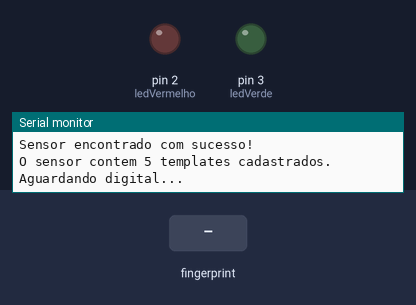
Bench run of a sketch on a simulated Arduino Mega 2560, built with avr-gcc and run on an emulated ATmega2560. On the bench: output pins drawn as LEDs (lit = HIGH), the last lines printed to the serial monitor. The test bench sets the inputs (shaded band).

Above: at 2.3 s.
2.4 s: finger stored as number 1 placed on the sensor
At 3.5 s:
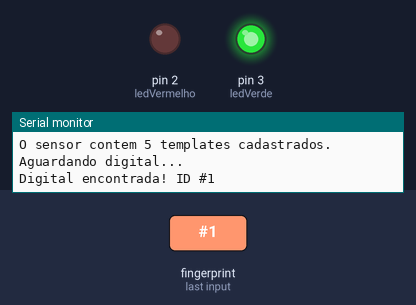
Timing chart, 0 to 6.2 s (numbered marks = the images above; inputs shaded):
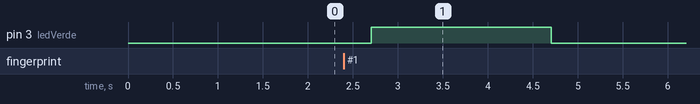

The sketch:

Reconhecimento1.ino
```cpp
#include <Adafruit_Fingerprint.h>

// Definindo os pinos dos LEDs
const int ledVerde = 3;
const int ledVermelho = 2;

// Para Arduino Mega, usamos Serial1 (Pino 19 como RX e Pino 18 como TX)
Adafruit_Fingerprint finger = Adafruit_Fingerprint(&Serial3);

void setup() {
  // Configura a velocidade do monitor serial do computador
  Serial.begin(9600);
  while (!Serial);  // Espera o Serial abrir (necessário para alguns Arduinos)
  delay(100);

  // Configura os pinos dos LEDs como saída
  pinMode(ledVerde, OUTPUT);
  pinMode(ledVermelho, OUTPUT);

  // Garante que começam desligados
  digitalWrite(ledVerde, LOW);
  digitalWrite(ledVermelho, LOW);

  Serial.println("\n\nTeste de Leitor Biometrico (AS608)");

  // Configura a taxa de transmissão do sensor (geralmente 57600)
  finger.begin(57600);

  if (finger.verifyPassword()) {
    Serial.println("Sensor encontrado com sucesso!");
  } else {
    Serial.println("Sensor nao encontrado :(");
    while (1) { delay(1); }
  }

  finger.getTemplateCount();
  Serial.print("O sensor contem "); Serial.print(finger.templateCount); Serial.println(" templates cadastrados.");
  Serial.println("Aguardando digital...");
}

void loop() {
  // Tenta ler a digital. Se retornar FINGERPRINT_OK, a digital foi encontrada.
  int resultado = getFingerprintIDez();

  if (resultado >= 0) {
    // DIGITAL RECONHECIDA
    Serial.print("Digital encontrada! ID #"); Serial.println(resultado);

    // Acende o LED verde e apaga o vermelho por 2 segundos
    digitalWrite(ledVerde, HIGH);
    digitalWrite(ledVermelho, LOW);
    delay(2000);

    // Desliga o LED verde após o tempo
    digitalWrite(ledVerde, LOW);
  } else {
    // DIGITAL NÃO RECONHECIDA (ou nenhuma digital colocada ainda)
    // Nota: A função abaixo roda continuamente, então colocamos o alerta visual
    // apenas quando houver tentativa falha ou podemos deixar o vermelho piscar/acender se houver erro de leitura.
  }

  delay(50); // Pequena pausa para estabilidade
}

// Função que verifica a digital e retorna o ID ou -1 se falhar
int getFingerprintIDez() {
  uint8_t p = finger.getImage();
  if (p != FINGERPRINT_OK) {
    // Se não há dedo no sensor, não faz nada
    return -1;
  }

  p = finger.image2Tz();
  if (p != FINGERPRINT_OK) {
    // Erro ao converter a imagem
    piscarVermelho();
    return -1;
  }

  p = finger.fingerSearch();
  if (p != FINGERPRINT_OK) {
    // Digital não encontrada na base de dados (Não reconhecida)
    piscarVermelho();
    return -1;
  }

  // Se chegou aqui, encontrou! Retorna o ID da digital
  return finger.fingerID;
}

// Função auxiliar para piscar o LED vermelho em caso de erro/digital não reconhecida
void piscarVermelho() {
  digitalWrite(ledVermelho, HIGH);
  digitalWrite(ledVerde, LOW);
  delay(1000);
  digitalWrite(ledVermelho, LOW);
}
```

Measured:
- after the input at 2.4 s, pin 3 (ledVerde): LOW → HIGH after 0.30 s, → LOW 2.0 s later
